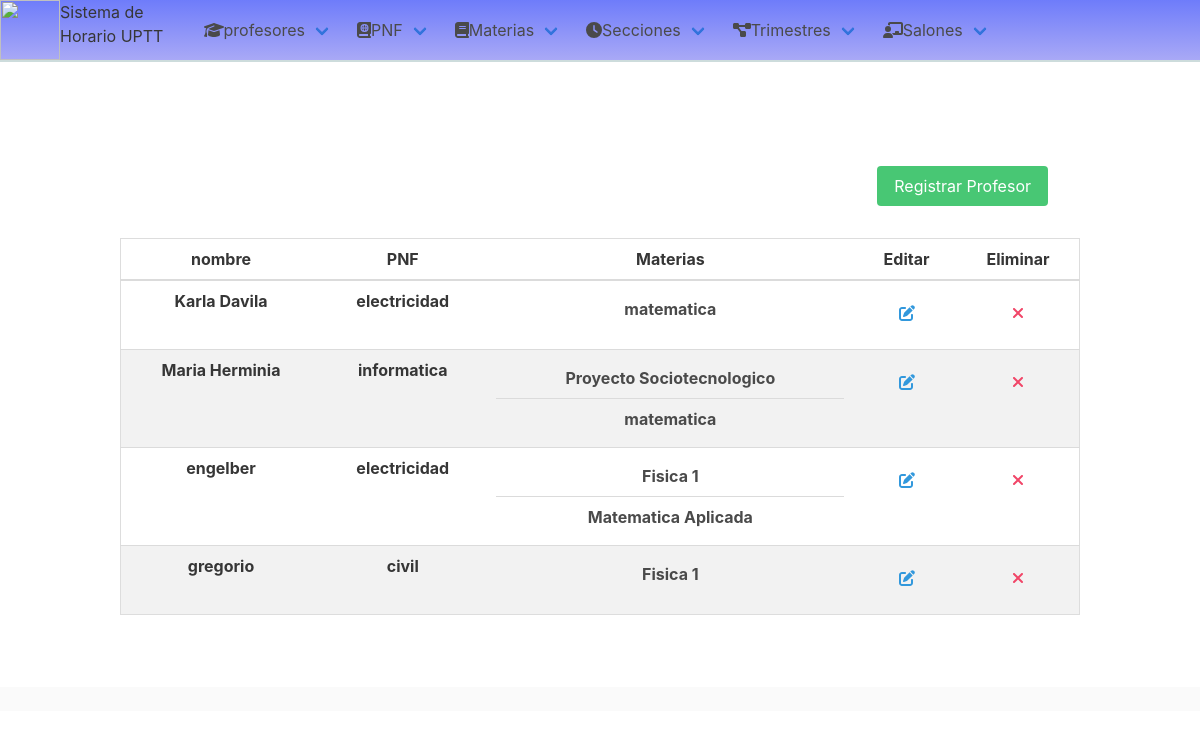
/profesores, run on the app's committed database.
### horario/models.py (models this page shows, shortened)
class Profesores(models.Model):
    nombre = models.CharField(max_length=50)
    pnf = models.ForeignKey(PNF, null=True, on_delete=models.DO_NOTHING)
    materias = models.ManyToManyField(Materias, blank=True)
    class Meta:
        ordering = ["nombre"]
        verbose_name_plural = "Profesores"

class PNF(models.Model):
    nombre = models.CharField(max_length=20)
    trimetres = models.ManyToManyField(Trimestre)
    class Meta:
        ordering = ["nombre"]
        verbose_name_plural = "PNF"
    def __str__(self):
        return self.nombre

class Materias(models.Model):
    nombre = models.CharField('Nombre de Materia', max_length=50)
    codigo = models.CharField('Codigo de Materia', max_length=10)
    unidadesC = models.PositiveIntegerField('Unidades Curriculares')
    class Meta:
        ordering = ["nombre"]
        verbose_name_plural = "Materias"
    def __str__(self):
        return self.nombre

### horario/views.py (the view)
# urls.py: path('profesores', views.ListProfesor.as_view(), name='profesores'),
class ListProfesor(generic.ListView):
    model = Profesores
    template_name = 'horario/lista.html'

### templates/horario/lista.html (shortened to what this page needs)
{% extends 'base.html' %}
{% block content %}
<div class="content">
  <a href="{% url 'nuevo profesor' %}" class="is-pulled-right button is-success m-4">Registrar Profesor</a>
</div>
<table class="table table-container  has-text-centered ">
<thead class="has-text-centered">
<th class="">
    nombre
</th>
<th class="">
    PNF
</th>
<th class="">
    Materias
</th>
<th class="">
    Editar
</th>
<th class="">
    Eliminar
</th>
</thead>
<tbody class="has-text-weight-bold ">
{% for i in object_list %}
<tr>
    <td>
        {{ i.nombre}}
    </td>
    <td>
        {{ i.pnf }}
    </td>
    <td>
    {% for m in i.materias.all %}
        <li class="list-item ">{{ m }}</li>
    {% endfor %}
    </td>
    <td class="actions">
        <i class="fa fa-edit has-text-info is-center" onclick="popUp('profesor/{{ i.id }}')"></i>
    </td>
    <td class="actions">
        <i class="fa fa-times has-text-danger is-center"  onclick="popUp('borrar-profesor/{{ i.id }}')" title="borrar profesor" ></i>
    </td>
</tr>
{% endfor %}
</tbody>
</table>
{% endblock %}

### static/horario/css/styles.css (style rules this page uses)
body { padding: 0; margin: 0; }
tr:nth-child(even) { background-color: #f2f2f2 }
th, td { text-align: center !important; padding: 16px; }
table { border-collapse: collapse; border-spacing: 0; width: 100%; border: 1px solid #ddd; margin-top: 20px; }
thead { background-color: dodgerblue; }
.actions svg, .fa { cursor: pointer; margin: 1rem !important; }
.m-4 { margin: 2rem; }

### data on the page
Profesores: nombre "Karla Davila", pnf "electricidad"
Materias: nombre "matematica"
Profesores: nombre "Maria Herminia", pnf "informatica"
Materias: nombre "Proyecto Sociotecnologico"
Profesores: nombre "engelber", pnf "electricidad"
Materias: nombre "Fisica 1"
Materias: nombre "Matematica Aplicada"
Profesores: nombre "gregorio", pnf "civil"
